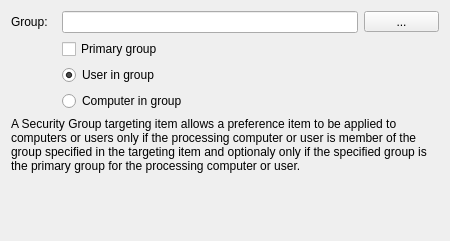
<?xml version="1.0" encoding="UTF-8"?>
<ui version="4.0">
 <class>SecurityGroupWidget</class>
 <widget class="QWidget" name="SecurityGroupWidget">
  <property name="geometry">
   <rect>
    <x>0</x>
    <y>0</y>
    <width>450</width>
    <height>241</height>
   </rect>
  </property>
  <property name="sizePolicy">
   <sizepolicy hsizetype="Maximum" vsizetype="Preferred">
    <horstretch>0</horstretch>
    <verstretch>0</verstretch>
   </sizepolicy>
  </property>
  <property name="minimumSize">
   <size>
    <width>450</width>
    <height>200</height>
   </size>
  </property>
  <property name="windowTitle">
   <string>Form</string>
  </property>
  <layout class="QGridLayout" name="gridLayout">
   <item row="0" column="0">
    <widget class="QLabel" name="groupLabel">
     <property name="sizePolicy">
      <sizepolicy hsizetype="Preferred" vsizetype="Preferred">
       <horstretch>0</horstretch>
       <verstretch>0</verstretch>
      </sizepolicy>
     </property>
     <property name="minimumSize">
      <size>
       <width>45</width>
       <height>0</height>
      </size>
     </property>
     <property name="maximumSize">
      <size>
       <width>45</width>
       <height>16777215</height>
      </size>
     </property>
     <property name="text">
      <string>Group:</string>
     </property>
     <property name="buddy">
      <cstring>droupLineEdit</cstring>
     </property>
    </widget>
   </item>
   <item row="0" column="1">
    <widget class="QLineEdit" name="droupLineEdit"/>
   </item>
   <item row="0" column="2">
    <widget class="QToolButton" name="groupToolButton">
     <property name="minimumSize">
      <size>
       <width>75</width>
       <height>0</height>
      </size>
     </property>
     <property name="text">
      <string>...</string>
     </property>
    </widget>
   </item>
   <item row="1" column="1">
    <widget class="QCheckBox" name="primaryCheckBox">
     <property name="text">
      <string>Primary group</string>
     </property>
    </widget>
   </item>
   <item row="2" column="1">
    <widget class="QRadioButton" name="userRadioButton">
     <property name="text">
      <string>User in group</string>
     </property>
     <property name="checked">
      <bool>true</bool>
     </property>
    </widget>
   </item>
   <item row="3" column="1">
    <widget class="QRadioButton" name="compRadioButton">
     <property name="text">
      <string>Computer in group</string>
     </property>
    </widget>
   </item>
   <item row="4" column="0" colspan="3">
    <widget class="QLabel" name="label">
     <property name="text">
      <string>A Security Group targeting item allows a preference item to be applied to computers or users only if the processing computer or user is member of the group specified in the targeting item and optionaly only if the specified group is the primary group for the processing computer or user.</string>
     </property>
     <property name="wordWrap">
      <bool>true</bool>
     </property>
    </widget>
   </item>
   <item row="5" column="0" colspan="3">
    <spacer name="verticalSpacer">
     <property name="orientation">
      <enum>Qt::Vertical</enum>
     </property>
     <property name="sizeHint" stdset="0">
      <size>
       <width>558</width>
       <height>137</height>
      </size>
     </property>
    </spacer>
   </item>
   <item row="1" column="0" rowspan="3">
    <spacer name="horizontalSpacer">
     <property name="orientation">
      <enum>Qt::Horizontal</enum>
     </property>
     <property name="sizeType">
      <enum>QSizePolicy::Fixed</enum>
     </property>
     <property name="sizeHint" stdset="0">
      <size>
       <width>45</width>
       <height>45</height>
      </size>
     </property>
    </spacer>
   </item>
  </layout>
 </widget>
 <resources/>
 <connections/>
</ui>
